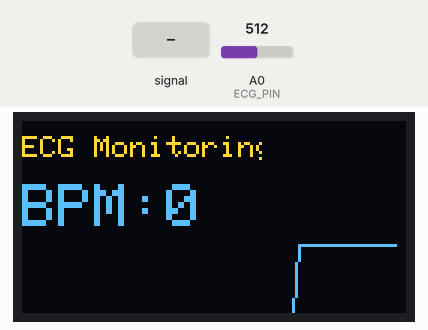
Recording of a sketch running on a simulated Arduino Uno, built with avr-gcc and run on an emulated ATmega328P. Parts: 128×64 one-colour display. Inputs (shaded band) come from the test bench; at power-on: A0 (ECG_PIN) = 512. The OLED is the two-colour kind (top 16 rows yellow); what the sketch prints to the serial monitor is not drawn.

Above: at 1.23 s.
1.3 s: A0 (ECG_PIN) fed a 200 Hz sine of ±81 counts around its level
At 1.63 s:
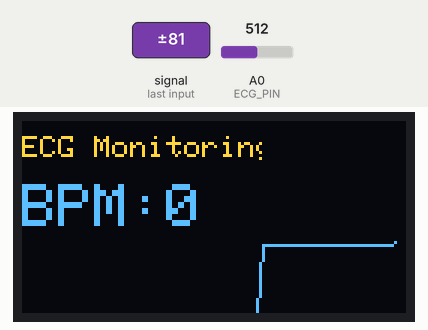
2.9 s: A0 (ECG_PIN) set to 716
At 3.05 s:
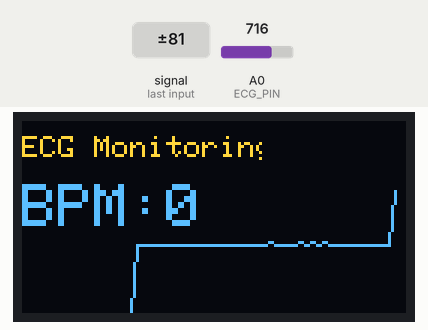
4.5 s: A0 (ECG_PIN) fed a 1000 Hz sine of ±255 counts around its level
At 4.67 s:
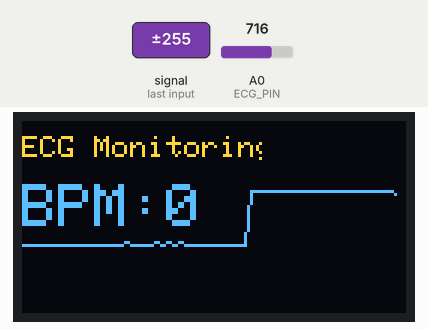
6.1 s: A0 (ECG_PIN) set to 306
At 6.23 s:
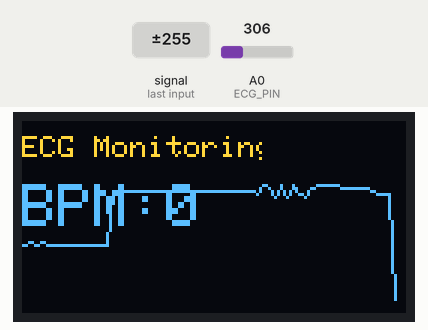
7.7 s: A0 (ECG_PIN) set to 511
At 7.8 s:
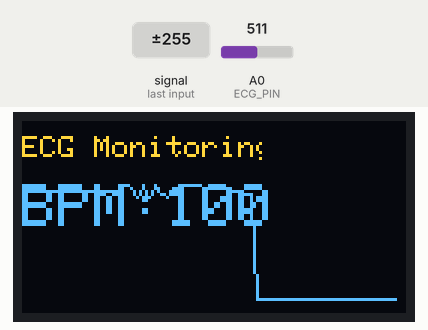

The sketch:

main.ino
```cpp
#include <Wire.h>
#include <Adafruit_GFX.h>
#include <Adafruit_SH1106.h>

#define OLED_RESET 4
Adafruit_SH1106 display(OLED_RESET);

#define ECG_PIN A0

int ecgData[64];
unsigned long lastBeatTime = 0;
int beatTimes[10];
int beatIndex = 0;
bool peakDetected = false;
int bpm = 0;
int lastBPM = 0;

void setup() {
    Serial.begin(115200);
    display.begin(SH1106_SWITCHCAPVCC, 0x3C);
    display.clearDisplay();
}

void loop() {
    int sumECG = 0;

    // **อ่านค่า ECG 20 ครั้งแล้วเฉลี่ยเพื่อลด Noise**
    for (int i = 0; i < 20; i++) {
        sumECG += analogRead(ECG_PIN);
        delay(1);
    }
    int ecgValue = sumECG / 20;

    // **อัปเดต BPM**
    int newBPM = calculateBPM(ecgValue);

    if (newBPM > 40 && newBPM < 180) {
        bpm = newBPM;
        lastBPM = bpm;
    } else {
        bpm = lastBPM;
    }

    if (ecgValue > 300 && ecgValue < 900) {
        Serial.println(ecgValue);

        for (int i = 0; i < 63; i++) {
            ecgData[i] = ecgData[i + 1];
        }

        int mappedECG = map(constrain(ecgValue, 300, 900), 300, 900, 5, 58);
        ecgData[63] = mappedECG;

        display.fillRect(0, 10, 128, 54, BLACK);

        // **แสดงข้อความ ECG Monitoring ❤️**
        display.setCursor(0, 5);
        display.setTextSize(1);
        display.setTextColor(WHITE);
        display.print("ECG Monitoring ❤️");

        // **แสดงค่า BPM ในบรรทัดเดียวกัน**
        display.fillRect(80, 0, 50, 16, BLACK); // เคลียร์เฉพาะ BPM
        display.setCursor(150, 5);
        display.setTextSize(2);
        display.print("BPM:");
        display.print(bpm);  // ติดกับ BPM:

        // **วาดกราฟ ECG กว้างขึ้น**
        for (int i = 0; i < 62; i++) {
            display.drawLine(i * 2, 64 - ecgData[i], (i + 1) * 2, 64 - ecgData[i + 1], WHITE);
        }

        display.display();
    }

    delay(10);
}

// **ฟังก์ชันคำนวณ BPM**
int calculateBPM(int ecgValue) {
    static int lastPeak = 0;
    int threshold = 400;

    if (ecgValue > threshold && !peakDetected) {
        peakDetected = true;
        unsigned long currentTime = millis();
        if (lastBeatTime > 0) {
            int beatInterval = currentTime - lastBeatTime;
            beatTimes[beatIndex] = beatInterval;
            beatIndex = (beatIndex + 1) % 10;

            int sum = 0, validCount = 0;
            for (int i = 0; i < 10; i++) {
                if (beatTimes[i] > 300 && beatTimes[i] < 1500) {
                    sum += beatTimes[i];
                    validCount++;
                }
            }

            int avgInterval = validCount > 0 ? sum / validCount : 600;
            lastBeatTime = currentTime;
            return 60000 / avgInterval;
        }
        lastBeatTime = currentTime;
    }

    if (ecgValue < threshold - 50) {
        peakDetected = false;
    }

    return lastBPM;
}
```
